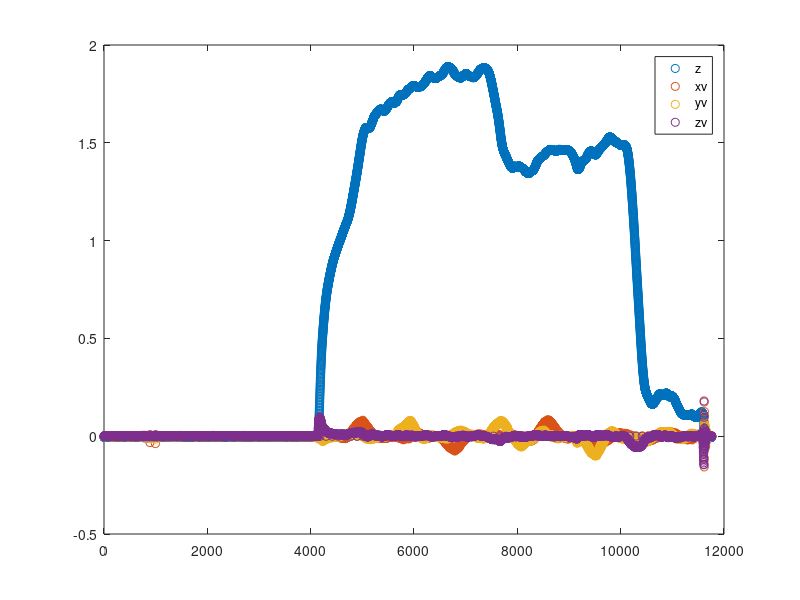

This figure's MATLAB source: (Note: this script raises an error after producing the figure.)
clear all;
close all;

global yindex
yindex = 0;

data = csvread('flight_vertical_3.csv');
fig = figure;
alt = data(:,4);
x_vel = data(:,8);
y_vel = data(:,9);
z_vel = data(:,10);

plot(alt,'o')
hold on
plot(x_vel,'o')
plot(y_vel,'o')
plot(z_vel,'o')
legend('z','xv','yv','zv')

dcm_obj = datacursormode(fig);
set(dcm_obj,'UpdateFcn',@myupdatefcn)
y = zeros(length(alt),1);

indx = 1;
while 1
    in = input('input label: ');
    if in == 7
        break;
    end
    y(yindex(indx)+1:yindex(indx+1)) = in;
    indx = indx + 1;
end
y(yindex(indx)+1:end) = 1;
plot(y)


newData = [alt x_vel y_vel z_vel y];
csvwrite('flight_vertical_3_labeled.csv',newData);
